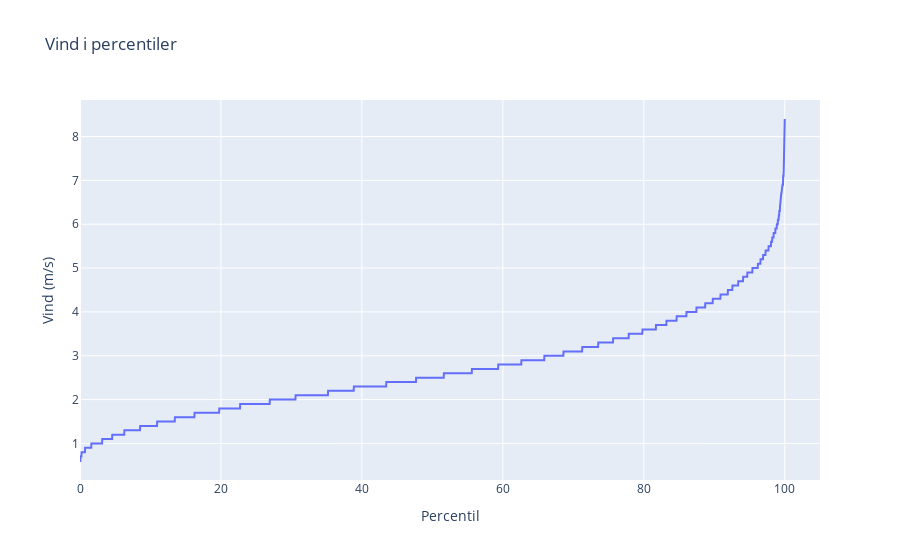

Notebook code cell kept with this figure:
### Markdown cell above
# Vind
### Vind gjennom percentiler
Denne koden visualiserer fordelingen av middelvind i form av en percentilkurve. Ved å sortere vindhastighetene og plassere dem langs en skala fra 0 til 100 prosent, får vi et tydelig bilde av hvordan vindverdiene fordeler seg. Grafen gjør det enkelt å identifisere hvor store deler av datagrunnlaget som ligger under bestemte vindnivåer – for eksempel kan man se hvilken vindstyrke som representerer 90. percentil.

### Code cell
visualizer.plot_wind_percentiles()

### Figure 1 — Plotly figure (JSON) as saved in the notebook; plotly's stock layout.template omitted (floating-point values rounded to 4 significant figures; data arrays with more than 128 entries replaced by an {"elided": "..."} marker saying what was removed)
{"data": [{"line": {"dash": "solid", "width": 2}, "mode": "lines", "name": "Percentile", "type": "scatter", "x": {"elided": "4018 float values"}, "y": {"elided": "4018 float values"}}], "layout": {"legend": {"x": 0.7, "y": 0.9}, "showlegend": false, "title": {"text": "Vind i percentiler"}, "xaxis": {"range": [0, 105], "title": {"text": "Percentil"}}, "yaxis": {"title": {"text": "Vind (m/s)"}}}}
